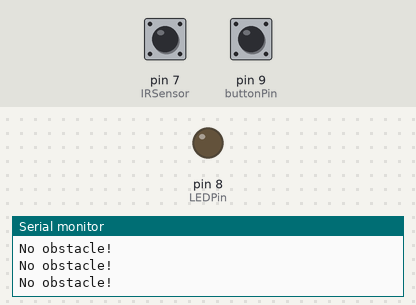
Simulated run of this sketch. Board: Arduino Uno, built with avr-gcc and run on an emulated ATmega328P. Parts: output pins drawn as LEDs (lit = HIGH), the last lines printed to the serial monitor. Dashed ring = blinking. Inputs (shaded band) come from the test bench; at power-on: pin 9 (buttonPin) HIGH, pin 7 (IRSensor) HIGH.

Above: at 1.2 s.
1.3 s: pin 9 (buttonPin) pulled LOW for 0.15 s
At 2.5 s:
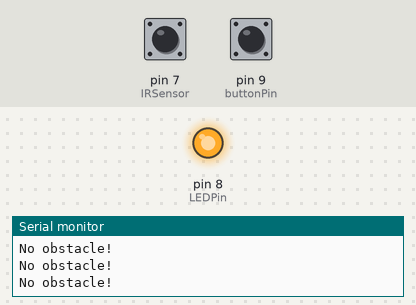
2.9 s: pin 7 (IRSensor) driven LOW
At 4.1 s:
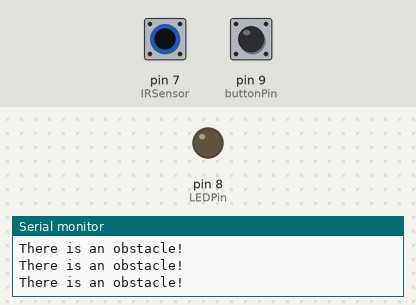
4.8 s: pin 7 (IRSensor) driven HIGH
7.8 s: pin 9 (buttonPin) pulled LOW for 1 s
At 8.7 s:
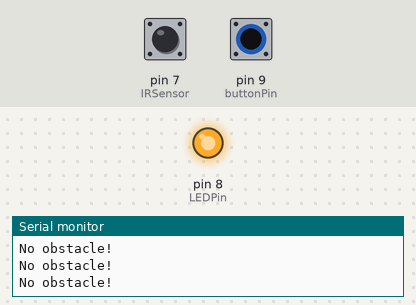
11.8 s: pin 7 (IRSensor) driven LOW and pin 9 (buttonPin) driven LOW
At 12.2 s:
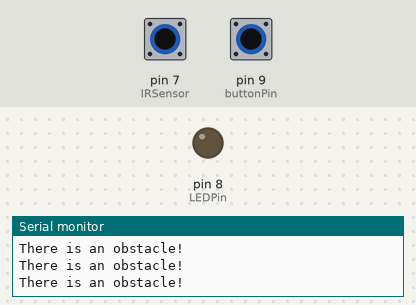
14.8 s: pin 7 (IRSensor) pulsed HIGH 5 times (0.12 s each, 0.3 s apart)
At 15.03 s:
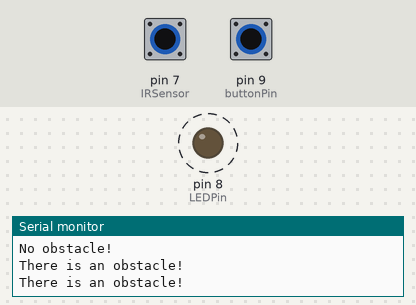
Timing chart, 0 to 17.8 s (numbered marks = the images above; inputs shaded):
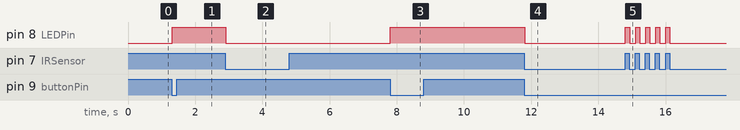

Measured:
- after the input at 1.3 s, pin 8 (LEDPin): LOW → HIGH at once
- after the input at 2.9 s, pin 8 (LEDPin): HIGH → LOW at once
- after the input at 7.8 s, pin 8 (LEDPin): LOW → HIGH at once
- after the input at 11.8 s, pin 8 (LEDPin): HIGH → LOW at once
- after the input at 14.8 s, pin 8 (LEDPin): alternates HIGH for 0.12 s and LOW for 0.18 s, 10 changes in all, then stays LOW, starting at once

The sketch:

IR_LED.ino
```cpp
int LEDState=LOW;
int LEDPin=8;
int buttonPin=9;
int IRSensor = 7;
int detection = HIGH;// no obstacle
int buttonState = LOW;

int offbutton = 5;
int onvalue = 0;
int offvalue = 0;

int led =13;


void setup() {
  // put your setup code here, to run once:
Serial.begin(9600);
pinMode(LEDPin, OUTPUT);
pinMode(buttonPin, INPUT);
pinMode (IRSensor, INPUT);

}

void loop() {


  onvalue = digitalRead(buttonPin);

  if ( onvalue == LOW){
    digitalWrite(LEDPin, HIGH);
  }

  detection = digitalRead(IRSensor);

  if ( detection == LOW){
    digitalWrite(LEDPin, LOW);
     Serial.print("There is an obstacle!\n");
  }else{
    Serial.print("No obstacle!\n");


  }


}
```

main.cpp
```cpp
/*

name: Bryan Chung
studentnummer: 0990458

*/


#include <Arduino.h>
#include <Wire.h>


int onvalueUp = 0;
int onvalueDown = 0;
int stateBuzzer = 0;
int sound = 250;
unsigned long previousMillis = 0;

int ledRed = 7;
int ledGreen = 8;

int latchPin = 11; // connect to the ST_CP of 74HC595 (pin 3,latch pin)
int clockPin = 9;  // connect to the SH_CP of 74HC595 (pin 4, clock pin)
int dataPin = 12;  // connect to the DS of 74HC595 (pin 2)
int digit = 5; // display the digit
int IRSensor = 2; // connect ir sensor to arduino pin 2
int ButtonUp = 3;
int ButtonDown = 5;
int LEDButtonUp = 4;
int LEDButtonDown = 6;

 // conect Led to arduino pin 13

byte sevenSegDigits[10] = { B01111011   ,  // = 0
                            B00001001   ,  // = 1
                            B10110011   ,  // = 2
                            B10011011   ,  // = 3
                            B11001001   ,  // = 4
                            B11011010   ,  // = 5
                            B11111000   ,  // = 6
                            B00001011   ,  // = 7
                            B11111011   ,  // = 8
                            B11001011      // = 9
                           };
byte sevenSegDP = B00000100;  // = DP

byte sevenSegAlpha[] = {  B11101011   , // = A
                          B11111000   , // = b
                          B01110010   , // = C
                          B10111001   , // = d
                          B11110010   , // = E
                          B11100010   , // = F
                          B11011011   , // = g
                          B11101000   , // = h
                          B01100000     // = I
};
/* ***********************************************************
 *                      Global Variables                     *
 * ********************************************************* */
bool bAddDecimalPoint = true;            // display state of show decimal point

/* ***********************************************************
 *                         Void setup                        *
 * ********************************************************* */
void setup() {
    // Set latchPin, clockPin, dataPin as output
    pinMode(latchPin, OUTPUT);
    pinMode(clockPin, OUTPUT);
    pinMode(dataPin, OUTPUT);

    pinMode (IRSensor, INPUT); // sensor pin INPUT
    pinMode(ButtonUp, INPUT);
    pinMode(ButtonDown, INPUT);
    pinMode(LEDButtonUp,OUTPUT);
    pinMode(LEDButtonDown,OUTPUT);
    pinMode(ledGreen,OUTPUT);
    pinMode(ledRed,OUTPUT);

}

/* ***********************************************************
 *                         Functions                         *
 * ********************************************************* */
// display a alpha, binary value, or number on the digital segment display
void sevenSegWrite(byte digit, bool bDP = false, char switchValue='D') {
    /*       digit = array pointer or binary value, as a byte
     *         bDP = true-include decimal point, as boolean
     * switchValue = 'A' alpha
     *               'B' binary
     *               'D' digits <default>, as char           */

    // set the latchPin to low potential, before sending data
    digitalWrite(latchPin, LOW);

    // the data (bit pattern)
    if (switchValue=='A'){
        // alpha
        shiftOut(dataPin, clockPin, MSBFIRST, sevenSegAlpha[digit]+(sevenSegDP*bDP));
    } else if (switchValue=='B'){
        // binary
        shiftOut(dataPin, clockPin, MSBFIRST, digit+(sevenSegDP*bDP));
    } else {
        // digits
        shiftOut(dataPin, clockPin, MSBFIRST, sevenSegDigits[digit]+(sevenSegDP*bDP));
    }

    // set the latchPin to high potential, after sending data
    digitalWrite(latchPin, HIGH);
}

void sevenSegBlank(){
    // set the latchPin to low potential, before sending data
    digitalWrite(latchPin, LOW);
    shiftOut(dataPin, clockPin, MSBFIRST, B00000000);
    // set the latchPin to high potential, after sending data
    digitalWrite(latchPin, HIGH);
}

/* ***********************************************************
 *                         Void Loop                         *
 * ********************************************************* */


void loop() {


  onvalueUp = digitalRead(ButtonUp);
  onvalueDown = digitalRead(ButtonDown);
  int detection = digitalRead (IRSensor);


  if (onvalueUp == HIGH){

    digitalWrite(LEDButtonUp,HIGH);
    digitalWrite(LEDButtonDown,LOW);


  }else if(onvalueDown == HIGH ){


     digitalWrite(LEDButtonUp,LOW);
     digitalWrite(LEDButtonDown,HIGH);


  }


  if(detection == LOW){


     digitalWrite(LEDButtonUp,LOW);
     digitalWrite(LEDButtonDown,LOW);
     digitalWrite(ledGreen,LOW);
     digitalWrite(ledRed, HIGH );
     sevenSegWrite(digit, bAddDecimalPoint);


  }else {


     sevenSegBlank();
     digitalWrite(ledGreen,HIGH);
     digitalWrite(ledRed, LOW );


}


}
```
